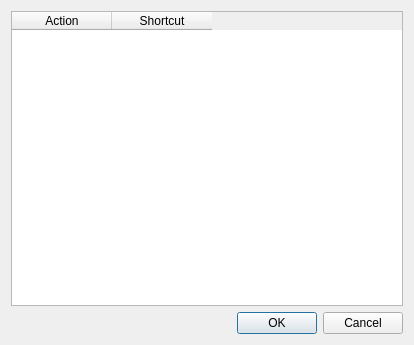
<?xml version="1.0" encoding="UTF-8"?>
<ui version="4.0">
 <class>KeyboardShortcutsDlg</class>
 <widget class="QDialog" name="KeyboardShortcutsDlg">
  <property name="geometry">
   <rect>
    <x>0</x>
    <y>0</y>
    <width>414</width>
    <height>345</height>
   </rect>
  </property>
  <property name="windowTitle">
   <string>Assign Keyboard Shortcuts</string>
  </property>
  <layout class="QHBoxLayout" name="horizontalLayout_2">
   <item>
    <layout class="QVBoxLayout" name="verticalLayout">
     <item>
      <widget class="QTableWidget" name="shortcutTable">
       <column>
        <property name="text">
         <string>Action</string>
        </property>
       </column>
       <column>
        <property name="text">
         <string>Shortcut</string>
        </property>
       </column>
      </widget>
     </item>
     <item>
      <layout class="QHBoxLayout" name="horizontalLayout">
       <item>
        <spacer name="horizontalSpacer">
         <property name="orientation">
          <enum>Qt::Horizontal</enum>
         </property>
         <property name="sizeHint" stdset="0">
          <size>
           <width>40</width>
           <height>20</height>
          </size>
         </property>
        </spacer>
       </item>
       <item>
        <widget class="QPushButton" name="okButton">
         <property name="text">
          <string>OK</string>
         </property>
        </widget>
       </item>
       <item>
        <widget class="QPushButton" name="cancelButton">
         <property name="text">
          <string>Cancel</string>
         </property>
        </widget>
       </item>
      </layout>
     </item>
    </layout>
   </item>
  </layout>
 </widget>
 <resources/>
 <connections>
  <connection>
   <sender>okButton</sender>
   <signal>clicked()</signal>
   <receiver>KeyboardShortcutsDlg</receiver>
   <slot>accept()</slot>
   <hints>
    <hint type="sourcelabel">
     <x>187</x>
     <y>292</y>
    </hint>
    <hint type="destinationlabel">
     <x>99</x>
     <y>281</y>
    </hint>
   </hints>
  </connection>
  <connection>
   <sender>cancelButton</sender>
   <signal>clicked()</signal>
   <receiver>KeyboardShortcutsDlg</receiver>
   <slot>reject()</slot>
   <hints>
    <hint type="sourcelabel">
     <x>282</x>
     <y>292</y>
    </hint>
    <hint type="destinationlabel">
     <x>332</x>
     <y>252</y>
    </hint>
   </hints>
  </connection>
 </connections>
</ui>
